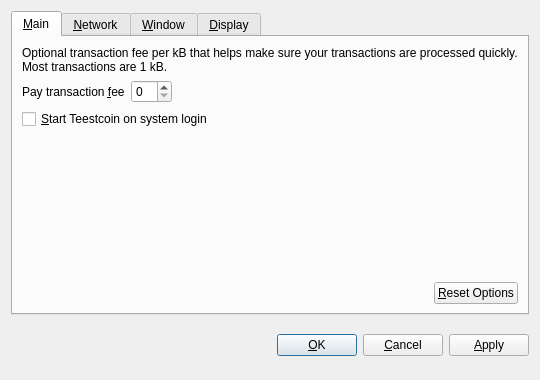
<?xml version="1.0" encoding="UTF-8"?>
<ui version="4.0">
 <class>OptionsDialog</class>
 <widget class="QDialog" name="OptionsDialog">
  <property name="geometry">
   <rect>
    <x>0</x>
    <y>0</y>
    <width>540</width>
    <height>380</height>
   </rect>
  </property>
  <property name="windowTitle">
   <string>Options</string>
  </property>
  <property name="modal">
   <bool>true</bool>
  </property>
  <layout class="QVBoxLayout" name="verticalLayout">
   <item>
    <widget class="QTabWidget" name="tabWidget">
     <property name="tabPosition">
      <enum>QTabWidget::North</enum>
     </property>
     <property name="currentIndex">
      <number>0</number>
     </property>
     <widget class="QWidget" name="tabMain">
      <attribute name="title">
       <string>&amp;Main</string>
      </attribute>
      <layout class="QVBoxLayout" name="verticalLayout_Main">
       <item>
        <widget class="QLabel" name="transactionFeeInfoLabel">
         <property name="text">
          <string>Optional transaction fee per kB that helps make sure your transactions are processed quickly. Most transactions are 1 kB.</string>
         </property>
         <property name="textFormat">
          <enum>Qt::PlainText</enum>
         </property>
         <property name="wordWrap">
          <bool>true</bool>
         </property>
        </widget>
       </item>
       <item>
        <layout class="QHBoxLayout" name="horizontalLayout_1_Main">
         <item>
          <widget class="QLabel" name="transactionFeeLabel">
           <property name="text">
            <string>Pay transaction &amp;fee</string>
           </property>
           <property name="textFormat">
            <enum>Qt::PlainText</enum>
           </property>
           <property name="buddy">
            <cstring>transactionFee</cstring>
           </property>
          </widget>
         </item>
         <item>
          <widget class="BitcoinAmountField" name="transactionFee"/>
         </item>
         <item>
          <spacer name="horizontalSpacer_1_Main">
           <property name="orientation">
            <enum>Qt::Horizontal</enum>
           </property>
           <property name="sizeHint" stdset="0">
            <size>
             <width>40</width>
             <height>20</height>
            </size>
           </property>
          </spacer>
         </item>
        </layout>
       </item>
       <item>
        <widget class="QCheckBox" name="bitcoinAtStartup">
         <property name="toolTip">
          <string>Automatically start Teestcoin after logging in to the system.</string>
         </property>
         <property name="text">
          <string>&amp;Start Teestcoin on system login</string>
         </property>
        </widget>
       </item>
       <item>
        <spacer name="verticalSpacer_Main">
         <property name="orientation">
          <enum>Qt::Vertical</enum>
         </property>
         <property name="sizeHint" stdset="0">
          <size>
           <width>20</width>
           <height>40</height>
          </size>
         </property>
        </spacer>
       </item>
       <item>
        <layout class="QHBoxLayout" name="horizontalLayout_2_Main">
         <item>
          <spacer name="horizontalSpacer_2_Main">
           <property name="orientation">
            <enum>Qt::Horizontal</enum>
           </property>
           <property name="sizeHint" stdset="0">
            <size>
             <width>40</width>
             <height>20</height>
            </size>
           </property>
          </spacer>
         </item>
         <item>
          <widget class="QPushButton" name="resetButton">
           <property name="toolTip">
            <string>Reset all client options to default.</string>
           </property>
           <property name="text">
            <string>&amp;Reset Options</string>
           </property>
           <property name="autoDefault">
            <bool>false</bool>
           </property>
          </widget>
         </item>
        </layout>
       </item>
      </layout>
     </widget>
     <widget class="QWidget" name="tabNetwork">
      <attribute name="title">
       <string>&amp;Network</string>
      </attribute>
      <layout class="QVBoxLayout" name="verticalLayout_Network">
       <item>
        <widget class="QCheckBox" name="mapPortUpnp">
         <property name="toolTip">
          <string>Automatically open the Teestcoin client port on the router. This only works when your router supports UPnP and it is enabled.</string>
         </property>
         <property name="text">
          <string>Map port using &amp;UPnP</string>
         </property>
        </widget>
       </item>
       <item>
        <widget class="QCheckBox" name="connectSocks">
         <property name="toolTip">
          <string>Connect to the Teestcoin network through a SOCKS proxy (e.g. when connecting through Tor).</string>
         </property>
         <property name="text">
          <string>&amp;Connect through SOCKS proxy:</string>
         </property>
        </widget>
       </item>
       <item>
        <layout class="QHBoxLayout" name="horizontalLayout_Network">
         <item>
          <widget class="QLabel" name="proxyIpLabel">
           <property name="text">
            <string>Proxy &amp;IP:</string>
           </property>
           <property name="textFormat">
            <enum>Qt::PlainText</enum>
           </property>
           <property name="buddy">
            <cstring>proxyIp</cstring>
           </property>
          </widget>
         </item>
         <item>
          <widget class="QValidatedLineEdit" name="proxyIp">
           <property name="maximumSize">
            <size>
             <width>140</width>
             <height>16777215</height>
            </size>
           </property>
           <property name="toolTip">
            <string>IP address of the proxy (e.g. 127.0.0.1)</string>
           </property>
          </widget>
         </item>
         <item>
          <widget class="QLabel" name="proxyPortLabel">
           <property name="text">
            <string>&amp;Port:</string>
           </property>
           <property name="textFormat">
            <enum>Qt::PlainText</enum>
           </property>
           <property name="buddy">
            <cstring>proxyPort</cstring>
           </property>
          </widget>
         </item>
         <item>
          <widget class="QLineEdit" name="proxyPort">
           <property name="maximumSize">
            <size>
             <width>55</width>
             <height>16777215</height>
            </size>
           </property>
           <property name="toolTip">
            <string>Port of the proxy (e.g. 9050)</string>
           </property>
          </widget>
         </item>
         <item>
          <widget class="QLabel" name="socksVersionLabel">
           <property name="text">
            <string>SOCKS &amp;Version:</string>
           </property>
           <property name="textFormat">
            <enum>Qt::PlainText</enum>
           </property>
           <property name="buddy">
            <cstring>socksVersion</cstring>
           </property>
          </widget>
         </item>
         <item>
          <widget class="QValueComboBox" name="socksVersion">
           <property name="toolTip">
            <string>SOCKS version of the proxy (e.g. 5)</string>
           </property>
          </widget>
         </item>
         <item>
          <spacer name="horizontalSpacer_Network">
           <property name="orientation">
            <enum>Qt::Horizontal</enum>
           </property>
           <property name="sizeHint" stdset="0">
            <size>
             <width>40</width>
             <height>20</height>
            </size>
           </property>
          </spacer>
         </item>
        </layout>
       </item>
       <item>
        <spacer name="verticalSpacer_Network">
         <property name="orientation">
          <enum>Qt::Vertical</enum>
         </property>
         <property name="sizeHint" stdset="0">
          <size>
           <width>20</width>
           <height>40</height>
          </size>
         </property>
        </spacer>
       </item>
      </layout>
     </widget>
     <widget class="QWidget" name="tabWindow">
      <attribute name="title">
       <string>&amp;Window</string>
      </attribute>
      <layout class="QVBoxLayout" name="verticalLayout_Window">
       <item>
        <widget class="QCheckBox" name="minimizeToTray">
         <property name="toolTip">
          <string>Show only a tray icon after minimizing the window.</string>
         </property>
         <property name="text">
          <string>&amp;Minimize to the tray instead of the taskbar</string>
         </property>
        </widget>
       </item>
       <item>
        <widget class="QCheckBox" name="minimizeOnClose">
         <property name="toolTip">
          <string>Minimize instead of exit the application when the window is closed. When this option is enabled, the application will be closed only after selecting Quit in the menu.</string>
         </property>
         <property name="text">
          <string>M&amp;inimize on close</string>
         </property>
        </widget>
       </item>
       <item>
        <spacer name="verticalSpacer_Window">
         <property name="orientation">
          <enum>Qt::Vertical</enum>
         </property>
         <property name="sizeHint" stdset="0">
          <size>
           <width>20</width>
           <height>40</height>
          </size>
         </property>
        </spacer>
       </item>
      </layout>
     </widget>
     <widget class="QWidget" name="tabDisplay">
      <attribute name="title">
       <string>&amp;Display</string>
      </attribute>
      <layout class="QVBoxLayout" name="verticalLayout_Display">
       <item>
        <layout class="QHBoxLayout" name="horizontalLayout_1_Display">
         <item>
          <widget class="QLabel" name="langLabel">
           <property name="text">
            <string>User Interface &amp;language:</string>
           </property>
           <property name="textFormat">
            <enum>Qt::PlainText</enum>
           </property>
           <property name="buddy">
            <cstring>lang</cstring>
           </property>
          </widget>
         </item>
         <item>
          <widget class="QValueComboBox" name="lang">
           <property name="toolTip">
            <string>The user interface language can be set here. This setting will take effect after restarting Teestcoin.</string>
           </property>
          </widget>
         </item>
        </layout>
       </item>
       <item>
        <layout class="QHBoxLayout" name="horizontalLayout_2_Display">
         <item>
          <widget class="QLabel" name="unitLabel">
           <property name="text">
            <string>&amp;Unit to show amounts in:</string>
           </property>
           <property name="textFormat">
            <enum>Qt::PlainText</enum>
           </property>
           <property name="buddy">
            <cstring>unit</cstring>
           </property>
          </widget>
         </item>
         <item>
          <widget class="QValueComboBox" name="unit">
           <property name="toolTip">
            <string>Choose the default subdivision unit to show in the interface and when sending coins.</string>
           </property>
          </widget>
         </item>
        </layout>
       </item>
       <item>
        <widget class="QCheckBox" name="displayAddresses">
         <property name="toolTip">
          <string>Whether to show Teestcoin addresses in the transaction list or not.</string>
         </property>
         <property name="text">
          <string>&amp;Display addresses in transaction list</string>
         </property>
        </widget>
       </item>
       <item>
        <widget class="QCheckBox" name="coinControlFeatures">
         <property name="toolTip">
          <string>Whether to show coin control features or not.</string>
         </property>
         <property name="text">
          <string>Display coin &amp;control features (experts only!)</string>
         </property>
        </widget>
       </item>
       <item>
        <spacer name="verticalSpacer_Display">
         <property name="orientation">
          <enum>Qt::Vertical</enum>
         </property>
         <property name="sizeHint" stdset="0">
          <size>
           <width>20</width>
           <height>40</height>
          </size>
         </property>
        </spacer>
       </item>
      </layout>
     </widget>
    </widget>
   </item>
   <item>
    <layout class="QHBoxLayout" name="horizontalLayout_Buttons">
     <item>
      <spacer name="horizontalSpacer_1">
       <property name="orientation">
        <enum>Qt::Horizontal</enum>
       </property>
       <property name="sizeHint" stdset="0">
        <size>
         <width>40</width>
         <height>48</height>
        </size>
       </property>
      </spacer>
     </item>
     <item>
      <widget class="QLabel" name="statusLabel">
       <property name="font">
        <font>
         <weight>75</weight>
         <bold>true</bold>
        </font>
       </property>
       <property name="text">
        <string/>
       </property>
       <property name="textFormat">
        <enum>Qt::PlainText</enum>
       </property>
       <property name="wordWrap">
        <bool>true</bool>
       </property>
      </widget>
     </item>
     <item>
      <spacer name="horizontalSpacer_2">
       <property name="orientation">
        <enum>Qt::Horizontal</enum>
       </property>
       <property name="sizeHint" stdset="0">
        <size>
         <width>40</width>
         <height>48</height>
        </size>
       </property>
      </spacer>
     </item>
     <item>
      <widget class="QPushButton" name="okButton">
       <property name="text">
        <string>&amp;OK</string>
       </property>
      </widget>
     </item>
     <item>
      <widget class="QPushButton" name="cancelButton">
       <property name="text">
        <string>&amp;Cancel</string>
       </property>
       <property name="autoDefault">
        <bool>false</bool>
       </property>
      </widget>
     </item>
     <item>
      <widget class="QPushButton" name="applyButton">
       <property name="text">
        <string>&amp;Apply</string>
       </property>
       <property name="autoDefault">
        <bool>false</bool>
       </property>
      </widget>
     </item>
    </layout>
   </item>
  </layout>
 </widget>
 <customwidgets>
  <customwidget>
   <class>BitcoinAmountField</class>
   <extends>QSpinBox</extends>
   <header>bitcoinamountfield.h</header>
  </customwidget>
  <customwidget>
   <class>QValueComboBox</class>
   <extends>QComboBox</extends>
   <header>qvaluecombobox.h</header>
  </customwidget>
  <customwidget>
   <class>QValidatedLineEdit</class>
   <extends>QLineEdit</extends>
   <header>qvalidatedlineedit.h</header>
  </customwidget>
 </customwidgets>
 <resources/>
 <connections/>
</ui>
